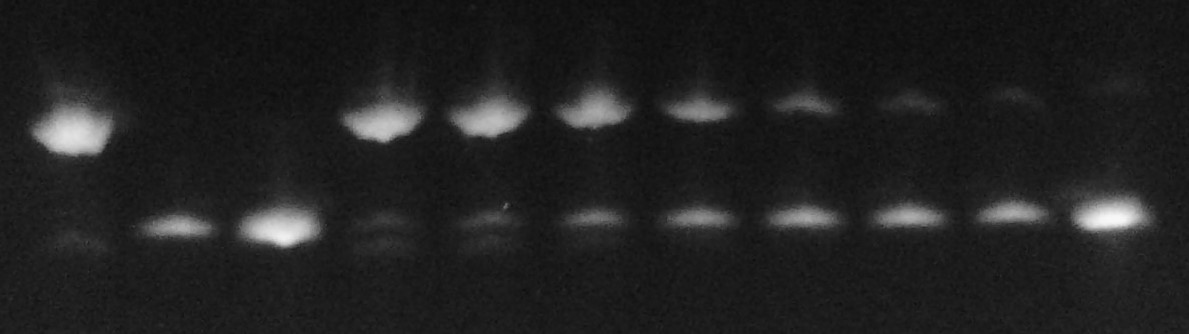
#> input picture analysis_v1.jpg, 1189 x 334 px
$ python page_analysis_v4.py
#> lines starting #> are read from the running program, lines starting #| are printed output that depends on the picture; after the words box and inside, x2 and y2 are one past the last pixel; in counts of white or black regions, pixels touching at a corner belong together
# -*- coding: utf-8 -*-
"""
Created on Wed Jun 22 10:28:07 2022

@author: rmish
"""

from skimage.feature import blob_dog, blob_log, blob_doh
import matplotlib.pyplot as plt
from skimage import color
from skimage import io
from math import sqrt
import skimage.draw as skdraw
import numpy as np

import skimage.io
import skimage.color
import skimage.filters
import skimage.measure
from skimage.filters import threshold_otsu
import pandas as pd
def circle_mask_generator(h,w,x,y,radius):
    """Returns binary mask with a circle in the center for use with a DMD.
    h,w: height, width of mask.
    radius: radius of circle in the center of the mask."""
    rr,cc = skdraw.disk((x,y),radius,shape=[h,w])
    mask1 = np.zeros([h,w],dtype='bool')
    mask1[rr,cc] = 1
    return mask1


def connected_components(filename, sigma=1.0, t=0.5, connectivity=2):
    # load the image
    image = skimage.io.imread(filename)
    # convert the image to grayscale
    gray_image = skimage.color.rgb2gray(image)
    # denoise the image with a Gaussian filter
    blurred_image = skimage.filters.gaussian(gray_image, sigma=sigma)
    # mask the image according to threshold
    binary_mask = blurred_image < t
    # perform connected component analysis
    labeled_image, count = skimage.measure.label(binary_mask,
                                                 connectivity=connectivity, return_num=True)
    return labeled_image, count


image = io.imread('analysis_v1.jpg')
#> image is the input picture: shape (334, 1189, 3); min 10, max 248, mean 33.4
image_gray = color.rgb2gray(io.imread('analysis_v1.jpg'))
#> image_gray: shape (334, 1189) float64; min 0.0392, max 0.973, mean 0.131

thresh = threshold_otsu(image_gray)
#> thresh = 0.329

blurred_image = skimage.filters.gaussian(image_gray, sigma=1)
binary_mask = blurred_image > thresh
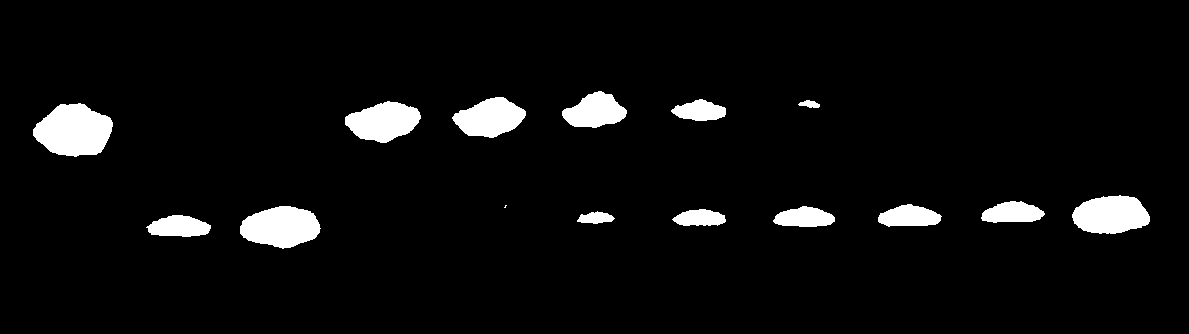
#> binary_mask: shape (334, 1189) bool; 5% white; 15 white regions (1 under 20 px), largest, box (x1, y1, x2, y2) and area: (33, 103, 113, 157) 3132, (240, 206, 321, 249) 2533, (1072, 195, 1150, 234) 2325
labeled_image, count = skimage.measure.label(binary_mask,
                                             connectivity=2, return_num=True)
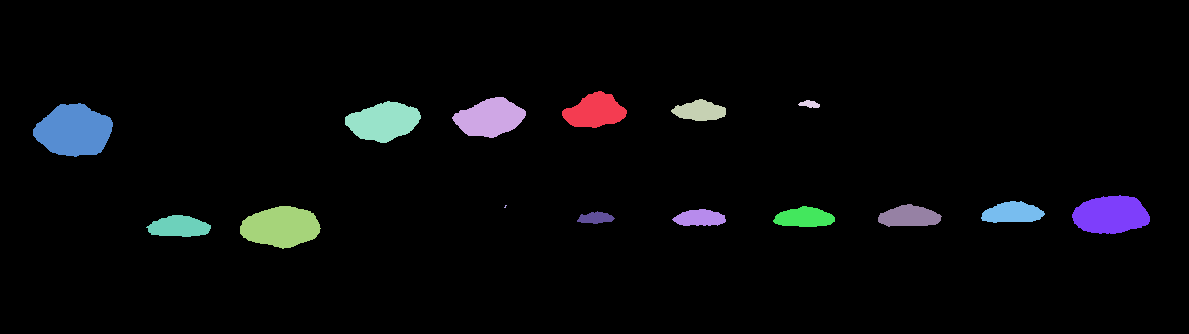
#> labeled_image: shape (334, 1189) int32; 16 distinct labels, from 0 to 15; one colour per label, 0 black
#> count = 15

# plt.imshow(img)
fig, ax = plt.subplots(4,1)
ax[0].imshow(image)
ax[1].imshow(image_gray,cmap='Greys_r')
plt.axis("off")
plt.show()
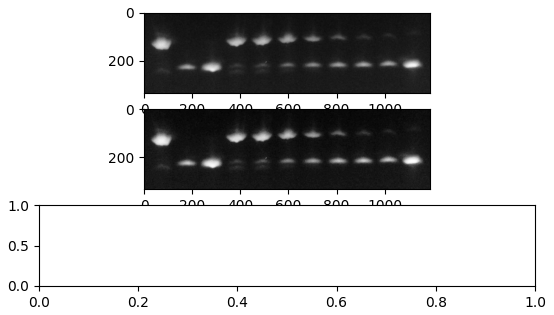
#> figure drawn by matplotlib, 2 panels
colored_label_image = skimage.color.label2rgb(labeled_image, bg_label=0,image_alpha=0.5)
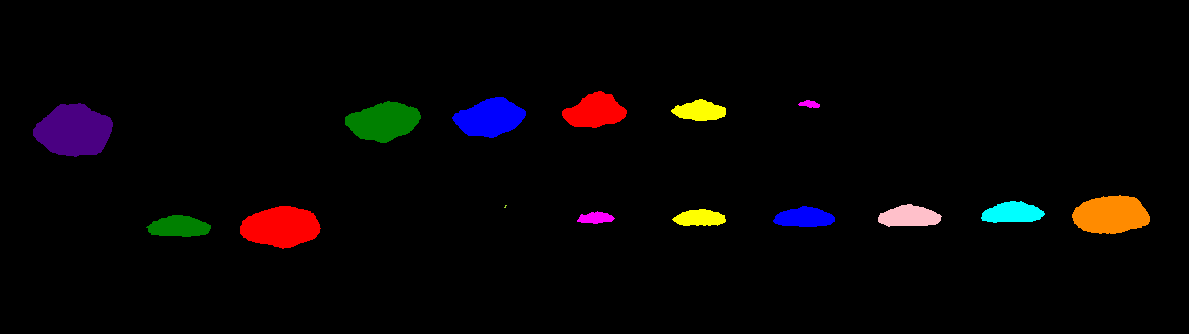
#> colored_label_image: shape (334, 1189, 3) float64; mean R, G, B 0.0261, 0.0157, 0.0173
ax[2].imshow(colored_label_image)

ft = pd.DataFrame(skimage.measure.regionprops_table(labeled_image, intensity_image=image_gray,
                                                  properties=('centroid',
                                                 'intensity_max',
                                                 'intensity_min',
                                                 'intensity_mean',
                                                 'image_intensity',
                                                 'area')))
#> ft = table of 15 rows and 7 columns


# fig, ax = plt.subplots()
ax[3].imshow(labeled_image)

ft_sorted=ft.sort_values(by=['centroid-1'],ignore_index=True)
#> ft_sorted = table of 15 rows and 7 columns

#up to here is good. next, I think I should create a clustering algorithm
#that finds the correct points, and makes a box mask around them.

x = ft_sorted['centroid-0']
y = ft_sorted['centroid-1']

xy = pd.concat([x,y],axis=1)
#> xy = table of 15 rows and 2 columns

ax[3].scatter(y,x)
ts = np.arange(count)

for i, txt in enumerate(ts):
    ax[3].annotate(txt,(y[i],x[i]))
# plt.axis("off")
# plt.show()

plt.figure()
ims = ft_sorted['intensity_mean']
plt.bar(ts,ims)
plt.figure()
norm_ims = (ims-ims.min()*0.9)/(ims.max()-ims.min()*0.9)
plt.bar(ts,norm_ims)


groups = [[0],[1],[2],[3],[4,5],[6,7],[8,9],[11,10],[12],[13],[14]]
ratios = np.zeros(len(groups))
c=0
for i in groups:
    print(i)
    if len(i) == 1:
        ratios[c] = 1
    elif len(i) == 2:
        cleave = norm_ims[i[0]]/(norm_ims[i[0]]+norm_ims[i[1]])
        cleave1 = norm_ims[i[0]]/norm_ims[i[1]]
        cleave2 = norm_ims[i[1]]/norm_ims[i[0]]
        ratios[c] = cleave#np.min((cleave1,cleave2))

    c+=1
#> this loop made 11 passes
#> (cleave, cleave1, cleave2) on passes 5 to 8: (0.776, 3.46, 0.289), (0.728, 2.68, 0.373), (0.504, 1.02, 0.983), (0.196, 0.244, 4.1)
#> after the loop, c = 11; ratios = [1, 1, 1, 1, 0.776, 0.728, 0.504, 0.196, 1, 1, 1]

plt.figure()
#> (the run stopped early here; a loop or call above may not have finished)
